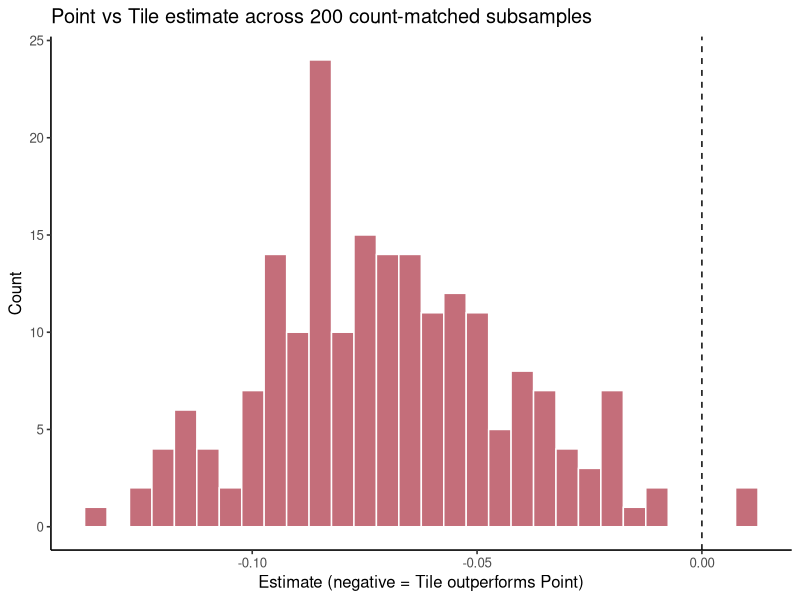

Recreate this plot in R.
## ---- chunk 1
PROJECT_ROOT <- Sys.getenv("EPICLOCK_ROOT", unset = normalizePath("."))
suppressPackageStartupMessages({
  library(here)
  library(dplyr)
  library(scales)
  library(lme4)
  library(car)
  library(ggplot2)
  library(purrr)
})
## ---- chunk 2
if (!exists("ranked")) {

  metrics_data <- read.csv(here("data/Metrics_all_models/final_merged/results_metrics_final.csv"))

  clean_up_data <- function(df) {
    df %>%
      filter(dataset == "Validation") %>%
      filter(!model %in% c("old_elastic_net", "old_lasso")) %>%
      mutate(
        rsq_threshold = dplyr::recode(rsq_threshold,
          "nofilter" = "r2_nofilter", "0.05" = "r2_0.05", "0.1" = "r2_0.1",
          "0.2" = "r2_0.2", "0.3" = "r2_0.3"),
        rsq_threshold = factor(rsq_threshold,
          levels = c("r2_nofilter","r2_0.05","r2_0.1","r2_0.2","r2_0.3")),
        filter = factor(filter, levels = c("nofilter","min5","min10","min20")),
        unique_model_id = paste(cpg_grouping, model_id, sep = "_")
      ) %>%
      mutate(organ = case_when(
        organ == "Fin_clip_caudal" ~ "Caudal_Fin",
        organ == "All_organs" ~ "Multi_organ",
        TRUE ~ organ
      ))
  }

  metrics_data_validation <- clean_up_data(metrics_data)

  ranked <- metrics_data_validation %>%
    group_by(cpg_grouping, model, organ) %>%
    mutate(
      mae_score = scales::rescale(-mae),
      r2_score  = scales::rescale(r_squared_value)
    ) %>%
    ungroup() %>%
    mutate(
      performance_score = mae_score + r2_score,
      cpg_grouping = factor(cpg_grouping),
      tile_methode = factor(tile_methode),
      model  = factor(model),
      organ  = factor(organ),
      epse_scaled = scale(epse)
    )
}

table(ranked$cpg_grouping)
## ---- chunk 3
m_full <- lmer(
  performance_score ~ organ * cpg_grouping + (1 | model_id),
  data = ranked
)
Anova(m_full, type = "III")
## ---- chunk 4
set.seed(42)
n_repeats <- 200

point_n_per_tissue <- ranked %>%
  filter(cpg_grouping == "Point") %>%
  count(organ, name = "n_point")

subsample_once <- function(seed) {
  set.seed(seed)

  matched <- ranked %>%
    inner_join(point_n_per_tissue, by = "organ") %>%
    group_by(organ, cpg_grouping) %>%
    group_modify(function(df, key) {
      if (key$cpg_grouping == "Point") return(df)
      n_target <- unique(df$n_point)
      df %>% slice_sample(n = min(n_target, nrow(df)))
    }) %>%
    ungroup()

  m <- tryCatch(
    lmer(performance_score ~ organ * cpg_grouping + (1 | model_id), data = matched),
    error = function(e) NULL
  )
  if (is.null(m)) return(NULL)

  a <- tryCatch(Anova(m, type = "III"), error = function(e) NULL)
  if (is.null(a)) return(NULL)

  em <- tryCatch(
    emmeans::emmeans(m, pairwise ~ cpg_grouping)$contrasts %>% as.data.frame(),
    error = function(e) NULL
  )

  tibble(
    seed = seed,
    cpg_grouping_chisq = a["cpg_grouping", "Chisq"],
    cpg_grouping_p      = a["cpg_grouping", "Pr(>Chisq)"],
    cluster_tile_est = if (!is.null(em)) em$estimate[em$contrast == "Cluster - Tile"] else NA,
    cluster_tile_p   = if (!is.null(em)) em$p.value[em$contrast == "Cluster - Tile"] else NA,
    point_tile_est   = if (!is.null(em)) em$estimate[em$contrast == "Point - Tile"] else NA,
    point_tile_p     = if (!is.null(em)) em$p.value[em$contrast == "Point - Tile"] else NA
  )
}

results <- map_df(1:n_repeats, subsample_once)
## ---- chunk 5
cat("Repeats completed:", nrow(results), "of", n_repeats, "\n\n")

cat("=== CpG-grouping omnibus test across repeats ===\n")
cat("% of repeats significant (p < 0.05):",
    round(100 * mean(results$cpg_grouping_p < 0.05, na.rm = TRUE), 1), "%\n")
print(summary(results$cpg_grouping_chisq))

cat("\n=== Cluster vs Tile across repeats ===\n")
cat("% of repeats where Tile still wins (estimate < 0) and p < 0.05:",
    round(100 * mean(results$cluster_tile_est < 0 & results$cluster_tile_p < 0.05, na.rm = TRUE), 1), "%\n")

cat("\n=== Point vs Tile across repeats ===\n")
cat("% of repeats where Tile still wins (estimate < 0) and p < 0.05:",
    round(100 * mean(results$point_tile_est < 0 & results$point_tile_p < 0.05, na.rm = TRUE), 1), "%\n")
cat("Median estimate:", round(median(results$point_tile_est, na.rm = TRUE), 3),
    " | Median p:", round(median(results$point_tile_p, na.rm = TRUE), 3), "\n")
## ---- chunk 6
p <- ggplot(results, aes(x = point_tile_est)) +
  geom_histogram(bins = 30, fill = "#C46E7A", colour = "white") +
  geom_vline(xintercept = 0, linetype = "dashed") +
  labs(
    title = paste0("Point vs Tile estimate across ", n_repeats, " count-matched subsamples"),
    x = "Estimate (negative = Tile outperforms Point)", y = "Count"
  ) +
  theme_classic(base_size = 12)

p
